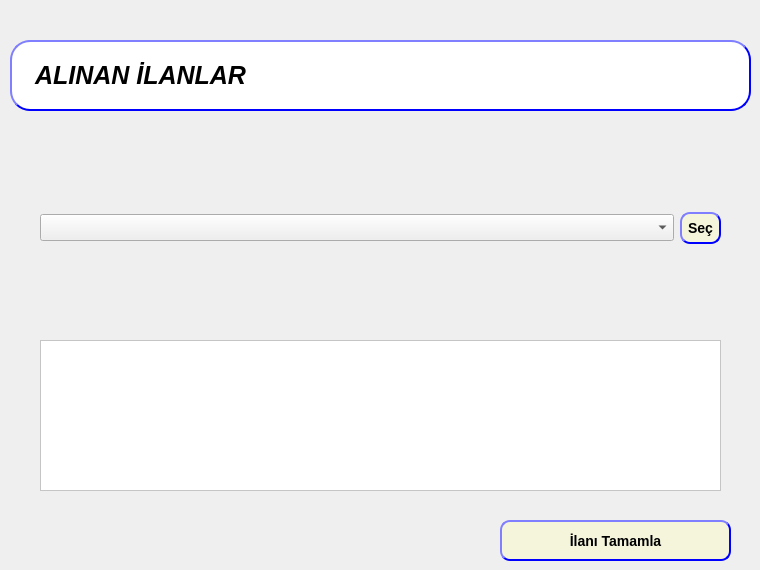
        <widget class="QWidget" name="AlinanIlanlar_Sayfa">
         <widget class="QLabel" name="label_4">
          <property name="geometry">
           <rect>
            <x>10</x>
            <y>40</y>
            <width>741</width>
            <height>71</height>
           </rect>
          </property>
          <property name="styleSheet">
           <string notr="true">font: 75 20pt &quot;Times New Roman&quot;;

background: white;
border-style: outset;
border-width: 2px;
border-radius: 20px;
border-color: blue;
font: italic bold 25px;
min-width: 10em;
padding: 16px;</string>
          </property>
          <property name="text">
           <string>ALINAN İLANLAR</string>
          </property>
         </widget>
         <widget class="QWidget" name="horizontalLayoutWidget_3">
          <property name="geometry">
           <rect>
            <x>40</x>
            <y>130</y>
            <width>681</width>
            <height>196</height>
           </rect>
          </property>
          <layout class="QHBoxLayout" name="horizontalLayout_3">
           <item>
            <widget class="QComboBox" name="comboBox">
             <property name="font">
              <font>
               <family>Times New Roman</family>
               <pointsize>12</pointsize>
              </font>
             </property>
            </widget>
           </item>
           <item>
            <widget class="QPushButton" name="A_I_Ara">
             <property name="sizePolicy">
              <sizepolicy hsizetype="Fixed" vsizetype="Fixed">
               <horstretch>0</horstretch>
               <verstretch>0</verstretch>
              </sizepolicy>
             </property>
             <property name="styleSheet">
              <string notr="true">#A_I_Ara
{
font: 75 14pt &quot;Times New Roman&quot;;

background: beige;
border-style: outset;
border-width: 2px;
border-radius: 10px;
border-color: blue;
font: bold 14px;
min-width: 5em;
padding: 6px;

}
#A_I_Ara:pressed
{
	background-color:rgb(255,255,255);
}</string>
             </property>
             <property name="text">
              <string>Seç</string>
             </property>
            </widget>
           </item>
          </layout>
         </widget>
         <widget class="QPushButton" name="Upload">
          <property name="geometry">
           <rect>
            <x>500</x>
            <y>520</y>
            <width>231</width>
            <height>41</height>
           </rect>
          </property>
          <property name="styleSheet">
           <string notr="true">#Upload
{
font: 75 14pt &quot;Times New Roman&quot;;

background: beige;
border-style: outset;
border-width: 2px;
border-radius: 10px;
border-color: blue;
font: bold 14px;
min-width: 5em;
padding: 6px;

}
#Upload:pressed
{
	background-color:rgb(255,255,255);
}</string>
          </property>
          <property name="text">
           <string>İlanı Tamamla</string>
          </property>
         </widget>
         <widget class="QTextEdit" name="Sonuc_2">
          <property name="geometry">
           <rect>
            <x>40</x>
            <y>340</y>
            <width>681</width>
            <height>151</height>
           </rect>
          </property>
          <property name="font">
           <font>
            <family>Times New Roman</family>
            <pointsize>12</pointsize>
           </font>
          </property>
          <property name="styleSheet">
           <string notr="true">#Sonuc_2
{

background:rgb(255, 255, 255)

}</string>
          </property>
          <property name="readOnly">
           <bool>true</bool>
          </property>
         </widget>
        </widget>
